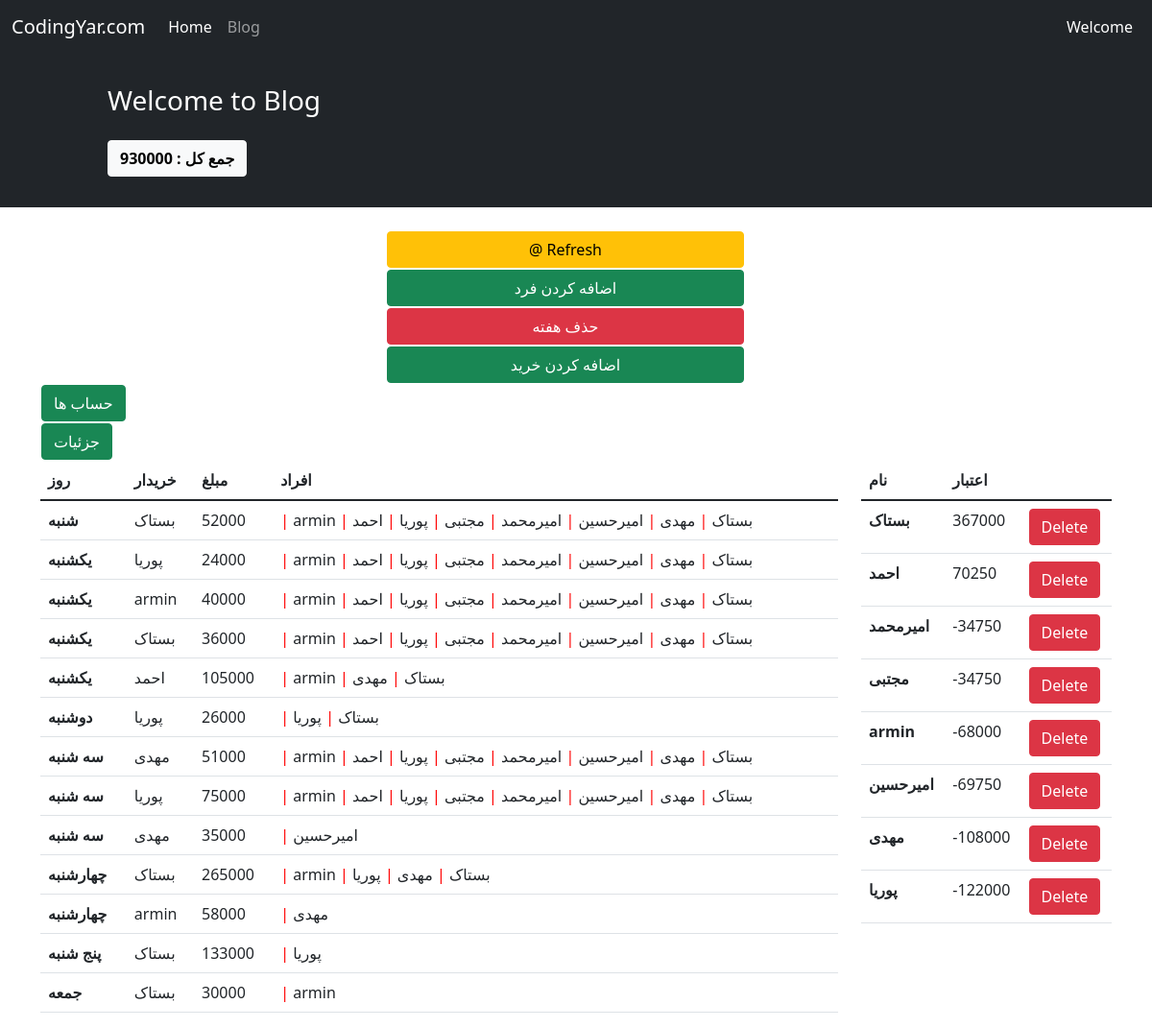
/14/weekdetails/, run on the app's committed database.
### hesab/models.py (models this page shows, shortened)
class Shopping(models.Model):
    CHOICES = (('0', 'شنبه'),
               ('1', 'یکشنبه'),
               ('2', 'دوشنبه'),
               ('3', 'سه شنبه'),
               ('4', 'چهارشنبه'),
               ('5', 'پنج شنبه'),
               ('6', 'جمعه')
               )
    name = models.CharField(choices=CHOICES, max_length=100)
    week = models.ForeignKey(Week, on_delete=models.CASCADE, related_name='weekshopping', null=True)
    day = models.DateField(auto_now_add=True)
    buyer = models.ForeignKey(User, on_delete=models.CASCADE, related_name='usershopping')
    consumer = models.ManyToManyField(User)
    amount = models.IntegerField()
    goods = models.CharField(max_length=500)

class Money(models.Model):
    user = models.ForeignKey(User, on_delete=models.CASCADE, related_name='usermoney')
    week = models.ForeignKey(Week, on_delete=models.CASCADE, related_name='weekmoney')
    money = models.IntegerField(default=0)

### hesab/views.py (the view)
# urls.py: path('<int:pk>/weekdetails/', views.week_details, name='week_details'),
def week_details(request, pk):
    week = Week.objects.get(id=pk)
    all_money = Money.objects.filter(week=week).order_by('-money')
    shopping = Shopping.objects.filter(week=week).order_by('name')
    week_money = 0
    context = {
        'week': week,
        'sum': week.sum,
        'shopping': shopping,
        'all_money': all_money
    }
    return render(request, 'hesab/week_details.html', context)

### hesab/templates/hesab/week_details.html (shortened to what this page needs)
{% extends '_base.html' %}
{% block extra %}
    <p class="btn btn-light"><b>جمع کل : </b><b>{{ sum }} </b></p>
{% endblock extra %}
{% block content %}
    <div class="container mt-4">
        <div class="row">
            <div class="row">
                <div class="col-md-4"></div>
                <a class="btn btn-warning col-md-4" type="submit" href="{% url 'refresh' week.id %}" style="margin: 1px">@
                    Refresh</a>
            </div>
            <div class="row">
                <div class="col-md-4"></div>
                <a class="btn btn-success col-md-4" type="submit" href="{% url 'create_money' week.id %}" style="margin: 1px">اضافه
                    کردن فرد</a>
            </div>
            <div class="row">
                <div class="col-md-4"></div>
                <a class="btn btn-danger col-md-4" type="submit" href="{% url 'delete_week' week.id %}" style="margin: 1px">حذف هفته</a>
            </div>
            <div class="row">
                <div class="col-md-4"></div>
                <a class="btn btn-success col-md-4" type="submit" href="{% url 'create_shopping' week.id %}" style="margin: 1px">اضافه
                    کردن خرید</a>
            </div>
            <div class="col-md-3>
        </div>
        <div class="col-md-4">
            <a class="btn btn-success" type="submit" href="{% url 'hesab' week.id %}" style="margin: 1px"> حساب ها </a>
        </div><div class="col-md-4">
            <a class="btn btn-success" type="submit" href="{% url 'last_hesab_refresh' week.id %}" style="margin: 1px"> جزئیات </a>
        </div>
        <div class="col-md-3"></div>
        <div class="col-9">
            <table class="table table-hover">
                <thead>
                <tr>
                    <th scope="col"> روز</th>
                    <th scope="col">خریدار</th>
                    <th scope="col">مبلغ</th>
                    <th scope="col">افراد</th>
                </tr>
                </thead>
                <tbody>
                <tr>
                    {% for day in shopping %}
                        <th scope="row">{{ day.get_name_display }}</th>
                        <td>{{ day.buyer }}</td>
                        <td>{{ day.amount }}</td>
                        <td>
                            {% for con in day.consumer.all %}
                                <span style="color:red"> | </span> {{ con.username }}
                            {% endfor %}
                        </td>
                        </tr>
                    {% endfor %}
                </tbody>
            </table>
        </div>
        <div class="col-3">
            <table class="table">
                <thead>
                <tr>
                    <th scope="col">نام</th>
                    <th scope="col">اعتبار</th>
                </tr>
                </thead>
                <tbody>
                {% for mon in all_money %}
                    <tr>
                        <th scope="row">{{ mon.user }}</th>
                        <td>
                            {% if mon.money == 0 %}
                                0
                            {% else %}
                                {{ mon.money }}
                            {% endif %}
                        </td>
                    <td>
                        <a href="{% url 'delete_money' mon.id %}" class="btn btn-danger">Delete</a>
                    </td>
                    </tr>
                {% endfor %}
                </tbody>
            </table>
        </div>
    </div>
{% endblock content %}

### data on the page
Shopping: name "شنبه", buyer "بستاک", amount "52000"
Shopping: name "یکشنبه", buyer "پوریا", amount "24000"
Shopping: name "یکشنبه", buyer "armin", amount "40000"
Shopping: name "یکشنبه", buyer "بستاک", amount "36000"
Shopping: name "یکشنبه", buyer "احمد", amount "105000"
Shopping: name "دوشنبه", buyer "پوریا", amount "26000"
Shopping: name "سه شنبه", buyer "مهدی", amount "51000"
Shopping: name "سه شنبه", buyer "پوریا", amount "75000"
Shopping: name "سه شنبه", buyer "مهدی", amount "35000"
Shopping: name "چهارشنبه", buyer "بستاک", amount "265000"
Shopping: name "چهارشنبه", buyer "armin", amount "58000"
Shopping: name "پنج شنبه", buyer "بستاک", amount "133000"
Shopping: name "جمعه", buyer "بستاک", amount "30000"
Money: user "بستاک", money "367000"
Money: user "احمد", money "70250"
Money: user "امیرمحمد", money "-34750"
Money: user "مجتبی", money "-34750"
Money: user "armin", money "-68000"
Money: user "امیرحسین", money "-69750"
Money: user "مهدی", money "-108000"
Money: user "پوریا", money "-122000"

### other printed values
{{ sum }} "930000"
{{ con.username }} "armin"
{{ con.username }} "بستاک"
{{ con.username }} "مهدی"
{{ con.username }} "امیرحسین"
{{ con.username }} "امیرمحمد"
{{ con.username }} "مجتبی"
{{ con.username }} "پوریا"
{{ con.username }} "احمد"
